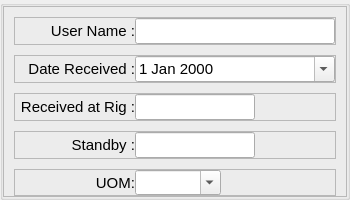
                           <widget class="QGroupBox" name="groupBox_6">
                            <property name="minimumSize">
                             <size>
                              <width>350</width>
                              <height>200</height>
                             </size>
                            </property>
                            <property name="maximumSize">
                             <size>
                              <width>16777215</width>
                              <height>200</height>
                             </size>
                            </property>
                            <property name="font">
                             <font>
                              <pointsize>12</pointsize>
                             </font>
                            </property>
                            <property name="title">
                             <string/>
                            </property>
                            <layout class="QVBoxLayout" name="verticalLayout_20">
                             <property name="spacing">
                              <number>0</number>
                             </property>
                             <property name="leftMargin">
                              <number>0</number>
                             </property>
                             <property name="topMargin">
                              <number>0</number>
                             </property>
                             <property name="rightMargin">
                              <number>0</number>
                             </property>
                             <property name="bottomMargin">
                              <number>0</number>
                             </property>
                             <item>
                              <widget class="QFrame" name="frame_11">
                               <property name="frameShape">
                                <enum>QFrame::StyledPanel</enum>
                               </property>
                               <property name="frameShadow">
                                <enum>QFrame::Raised</enum>
                               </property>
                               <layout class="QVBoxLayout" name="verticalLayout_21">
                                <property name="spacing">
                                 <number>10</number>
                                </property>
                                <property name="leftMargin">
                                 <number>10</number>
                                </property>
                                <property name="topMargin">
                                 <number>10</number>
                                </property>
                                <property name="rightMargin">
                                 <number>10</number>
                                </property>
                                <property name="bottomMargin">
                                 <number>0</number>
                                </property>
                                <item>
                                 <widget class="QFrame" name="frame_14">
                                  <property name="frameShape">
                                   <enum>QFrame::StyledPanel</enum>
                                  </property>
                                  <property name="frameShadow">
                                   <enum>QFrame::Raised</enum>
                                  </property>
                                  <layout class="QHBoxLayout" name="horizontalLayout_29">
                                   <property name="spacing">
                                    <number>0</number>
                                   </property>
                                   <property name="leftMargin">
                                    <number>0</number>
                                   </property>
                                   <property name="topMargin">
                                    <number>0</number>
                                   </property>
                                   <property name="rightMargin">
                                    <number>0</number>
                                   </property>
                                   <property name="bottomMargin">
                                    <number>0</number>
                                   </property>
                                   <item>
                                    <widget class="QLabel" name="label_31">
                                     <property name="minimumSize">
                                      <size>
                                       <width>120</width>
                                       <height>0</height>
                                      </size>
                                     </property>
                                     <property name="maximumSize">
                                      <size>
                                       <width>100</width>
                                       <height>16777215</height>
                                      </size>
                                     </property>
                                     <property name="font">
                                      <font>
                                       <pointsize>11</pointsize>
                                      </font>
                                     </property>
                                     <property name="text">
                                      <string>User Name :</string>
                                     </property>
                                     <property name="alignment">
                                      <set>Qt::AlignRight|Qt::AlignTrailing|Qt::AlignVCenter</set>
                                     </property>
                                    </widget>
                                   </item>
                                   <item>
                                    <widget class="QLineEdit" name="inUserName_txt">
                                     <property name="minimumSize">
                                      <size>
                                       <width>200</width>
                                       <height>0</height>
                                      </size>
                                     </property>
                                     <property name="maximumSize">
                                      <size>
                                       <width>16777215</width>
                                       <height>16777215</height>
                                      </size>
                                     </property>
                                     <property name="font">
                                      <font>
                                       <pointsize>11</pointsize>
                                      </font>
                                     </property>
                                     <property name="text">
                                      <string/>
                                     </property>
                                     <property name="readOnly">
                                      <bool>true</bool>
                                     </property>
                                    </widget>
                                   </item>
                                  </layout>
                                 </widget>
                                </item>
                                <item>
                                 <widget class="QFrame" name="frame_15">
                                  <property name="frameShape">
                                   <enum>QFrame::StyledPanel</enum>
                                  </property>
                                  <property name="frameShadow">
                                   <enum>QFrame::Raised</enum>
                                  </property>
                                  <layout class="QHBoxLayout" name="horizontalLayout_30">
                                   <property name="spacing">
                                    <number>0</number>
                                   </property>
                                   <property name="leftMargin">
                                    <number>0</number>
                                   </property>
                                   <property name="topMargin">
                                    <number>0</number>
                                   </property>
                                   <property name="rightMargin">
                                    <number>0</number>
                                   </property>
                                   <property name="bottomMargin">
                                    <number>0</number>
                                   </property>
                                   <item>
                                    <widget class="QLabel" name="label_18">
                                     <property name="minimumSize">
                                      <size>
                                       <width>120</width>
                                       <height>0</height>
                                      </size>
                                     </property>
                                     <property name="maximumSize">
                                      <size>
                                       <width>100</width>
                                       <height>16777215</height>
                                      </size>
                                     </property>
                                     <property name="font">
                                      <font>
                                       <pointsize>11</pointsize>
                                      </font>
                                     </property>
                                     <property name="text">
                                      <string>Date Received :</string>
                                     </property>
                                     <property name="alignment">
                                      <set>Qt::AlignRight|Qt::AlignTrailing|Qt::AlignVCenter</set>
                                     </property>
                                    </widget>
                                   </item>
                                   <item>
                                    <widget class="QDateEdit" name="inDate_dt">
                                     <property name="minimumSize">
                                      <size>
                                       <width>200</width>
                                       <height>0</height>
                                      </size>
                                     </property>
                                     <property name="maximumSize">
                                      <size>
                                       <width>16777215</width>
                                       <height>16777215</height>
                                      </size>
                                     </property>
                                     <property name="font">
                                      <font>
                                       <pointsize>11</pointsize>
                                      </font>
                                     </property>
                                     <property name="calendarPopup">
                                      <bool>true</bool>
                                     </property>
                                    </widget>
                                   </item>
                                  </layout>
                                 </widget>
                                </item>
                                <item>
                                 <widget class="QFrame" name="frame_30">
                                  <property name="frameShape">
                                   <enum>QFrame::StyledPanel</enum>
                                  </property>
                                  <property name="frameShadow">
                                   <enum>QFrame::Raised</enum>
                                  </property>
                                  <layout class="QHBoxLayout" name="horizontalLayout_38">
                                   <property name="spacing">
                                    <number>0</number>
                                   </property>
                                   <property name="leftMargin">
                                    <number>0</number>
                                   </property>
                                   <property name="topMargin">
                                    <number>0</number>
                                   </property>
                                   <property name="rightMargin">
                                    <number>0</number>
                                   </property>
                                   <property name="bottomMargin">
                                    <number>0</number>
                                   </property>
                                   <item>
                                    <widget class="QLabel" name="label_35">
                                     <property name="minimumSize">
                                      <size>
                                       <width>120</width>
                                       <height>0</height>
                                      </size>
                                     </property>
                                     <property name="maximumSize">
                                      <size>
                                       <width>100</width>
                                       <height>16777215</height>
                                      </size>
                                     </property>
                                     <property name="font">
                                      <font>
                                       <pointsize>11</pointsize>
                                      </font>
                                     </property>
                                     <property name="text">
                                      <string>Received at Rig :</string>
                                     </property>
                                     <property name="alignment">
                                      <set>Qt::AlignRight|Qt::AlignTrailing|Qt::AlignVCenter</set>
                                     </property>
                                    </widget>
                                   </item>
                                   <item>
                                    <widget class="QLineEdit" name="inQty_txt">
                                     <property name="minimumSize">
                                      <size>
                                       <width>120</width>
                                       <height>0</height>
                                      </size>
                                     </property>
                                     <property name="maximumSize">
                                      <size>
                                       <width>120</width>
                                       <height>16777215</height>
                                      </size>
                                     </property>
                                     <property name="font">
                                      <font>
                                       <pointsize>11</pointsize>
                                      </font>
                                     </property>
                                     <property name="text">
                                      <string/>
                                     </property>
                                     <property name="alignment">
                                      <set>Qt::AlignCenter</set>
                                     </property>
                                     <property name="readOnly">
                                      <bool>false</bool>
                                     </property>
                                    </widget>
                                   </item>
                                   <item>
                                    <spacer name="horizontalSpacer_11">
                                     <property name="orientation">
                                      <enum>Qt::Horizontal</enum>
                                     </property>
                                     <property name="sizeHint" stdset="0">
                                      <size>
                                       <width>40</width>
                                       <height>20</height>
                                      </size>
                                     </property>
                                    </spacer>
                                   </item>
                                  </layout>
                                 </widget>
                                </item>
                                <item>
                                 <widget class="QFrame" name="frame_33">
                                  <property name="frameShape">
                                   <enum>QFrame::StyledPanel</enum>
                                  </property>
                                  <property name="frameShadow">
                                   <enum>QFrame::Raised</enum>
                                  </property>
                                  <layout class="QHBoxLayout" name="horizontalLayout_41">
                                   <property name="spacing">
                                    <number>0</number>
                                   </property>
                                   <property name="leftMargin">
                                    <number>0</number>
                                   </property>
                                   <property name="topMargin">
                                    <number>0</number>
                                   </property>
                                   <property name="rightMargin">
                                    <number>0</number>
                                   </property>
                                   <property name="bottomMargin">
                                    <number>0</number>
                                   </property>
                                   <item>
                                    <widget class="QLabel" name="label_37">
                                     <property name="minimumSize">
                                      <size>
                                       <width>120</width>
                                       <height>0</height>
                                      </size>
                                     </property>
                                     <property name="maximumSize">
                                      <size>
                                       <width>100</width>
                                       <height>16777215</height>
                                      </size>
                                     </property>
                                     <property name="font">
                                      <font>
                                       <pointsize>11</pointsize>
                                      </font>
                                     </property>
                                     <property name="text">
                                      <string>Standby :</string>
                                     </property>
                                     <property name="alignment">
                                      <set>Qt::AlignRight|Qt::AlignTrailing|Qt::AlignVCenter</set>
                                     </property>
                                    </widget>
                                   </item>
                                   <item>
                                    <widget class="QLineEdit" name="inTransitQty_txt">
                                     <property name="minimumSize">
                                      <size>
                                       <width>120</width>
                                       <height>0</height>
                                      </size>
                                     </property>
                                     <property name="maximumSize">
                                      <size>
                                       <width>120</width>
                                       <height>16777215</height>
                                      </size>
                                     </property>
                                     <property name="font">
                                      <font>
                                       <pointsize>11</pointsize>
                                      </font>
                                     </property>
                                     <property name="text">
                                      <string/>
                                     </property>
                                     <property name="alignment">
                                      <set>Qt::AlignCenter</set>
                                     </property>
                                     <property name="readOnly">
                                      <bool>false</bool>
                                     </property>
                                    </widget>
                                   </item>
                                   <item>
                                    <spacer name="horizontalSpacer_14">
                                     <property name="orientation">
                                      <enum>Qt::Horizontal</enum>
                                     </property>
                                     <property name="sizeHint" stdset="0">
                                      <size>
                                       <width>40</width>
                                       <height>20</height>
                                      </size>
                                     </property>
                                    </spacer>
                                   </item>
                                  </layout>
                                 </widget>
                                </item>
                                <item>
                                 <widget class="QFrame" name="frame_23">
                                  <property name="frameShape">
                                   <enum>QFrame::StyledPanel</enum>
                                  </property>
                                  <property name="frameShadow">
                                   <enum>QFrame::Raised</enum>
                                  </property>
                                  <layout class="QHBoxLayout" name="horizontalLayout_32">
                                   <property name="spacing">
                                    <number>0</number>
                                   </property>
                                   <property name="leftMargin">
                                    <number>0</number>
                                   </property>
                                   <property name="topMargin">
                                    <number>0</number>
                                   </property>
                                   <property name="rightMargin">
                                    <number>0</number>
                                   </property>
                                   <property name="bottomMargin">
                                    <number>0</number>
                                   </property>
                                   <item>
                                    <widget class="QLabel" name="outUsage_lbl_2">
                                     <property name="minimumSize">
                                      <size>
                                       <width>120</width>
                                       <height>0</height>
                                      </size>
                                     </property>
                                     <property name="maximumSize">
                                      <size>
                                       <width>100</width>
                                       <height>16777215</height>
                                      </size>
                                     </property>
                                     <property name="font">
                                      <font>
                                       <pointsize>11</pointsize>
                                      </font>
                                     </property>
                                     <property name="text">
                                      <string>UOM:</string>
                                     </property>
                                     <property name="alignment">
                                      <set>Qt::AlignRight|Qt::AlignTrailing|Qt::AlignVCenter</set>
                                     </property>
                                    </widget>
                                   </item>
                                   <item>
                                    <widget class="QComboBox" name="inUnit_cmb">
                                     <property name="font">
                                      <font>
                                       <pointsize>11</pointsize>
                                      </font>
                                     </property>
                                     <property name="editable">
                                      <bool>true</bool>
                                     </property>
                                    </widget>
                                   </item>
                                   <item>
                                    <spacer name="horizontalSpacer_8">
                                     <property name="orientation">
                                      <enum>Qt::Horizontal</enum>
                                     </property>
                                     <property name="sizeHint" stdset="0">
                                      <size>
                                       <width>40</width>
                                       <height>20</height>
                                      </size>
                                     </property>
                                    </spacer>
                                   </item>
                                  </layout>
                                 </widget>
                                </item>
                                <item>
                                 <spacer name="verticalSpacer_4">
                                  <property name="orientation">
                                   <enum>Qt::Vertical</enum>
                                  </property>
                                  <property name="sizeHint" stdset="0">
                                   <size>
                                    <width>20</width>
                                    <height>40</height>
                                   </size>
                                  </property>
                                 </spacer>
                                </item>
                               </layout>
                              </widget>
                             </item>
                            </layout>
                           </widget>
